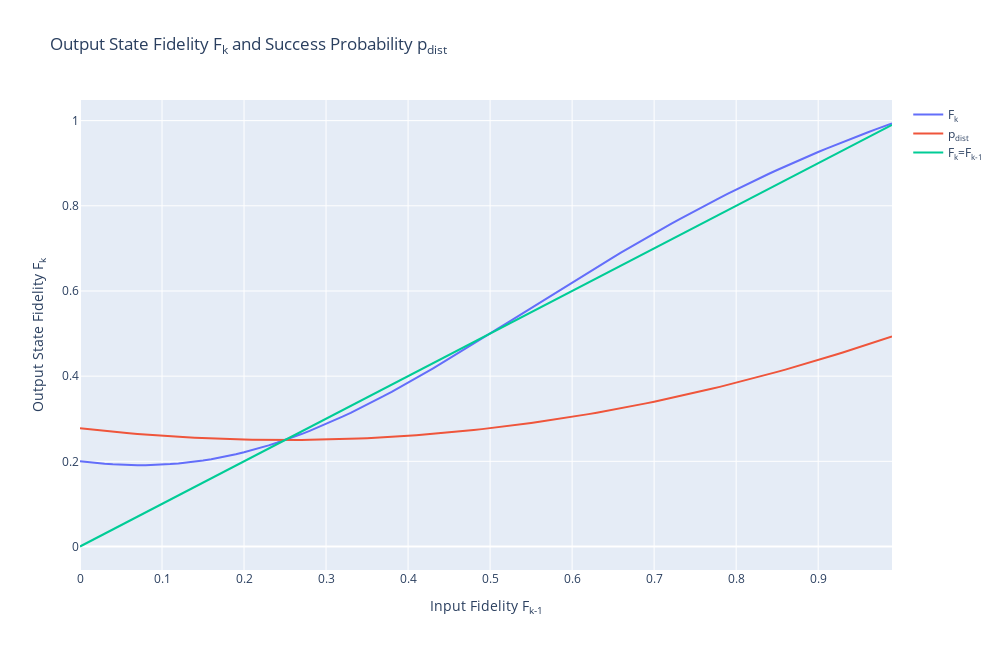

Notebook code for this chart:
### Markdown cell above
### Output State Fidelity $F_k$ and Success Probability $p_{dist}$ in function of Fidelity $F_{k-1}$

### Code cell
F_0 = np.arange(0.0, 1.0, 0.01)
w_in = F_to_werner(F_0)

fig = go.Figure()

fig.add_trace(go.Scatter(x=F_0, y=output_fidelity(F_0),
                    mode='lines',
                    name="F<sub>k</sub>"))

fig.add_trace(go.Scatter(x=F_0, y=(output_p_pass(F_0)/2),
                    mode='lines',
                    name="p<sub>dist</sub>"))

fig.add_trace(go.Scatter(x=F_0, y=F_0,
                    mode='lines',
                    name="F<sub>k</sub>=F<sub>k-1</sub>"))

fig.update_layout(
    title="Output State Fidelity F<sub>k</sub> and Success Probability p<sub>dist</sub>",
    xaxis_title='Input Fidelity F<sub>k-1</sub>',
    yaxis_title="Output State Fidelity F<sub>k</sub>",
    width=PLT_WIDTH,
    height=PLT_HEIGHT
)

fig.show()
